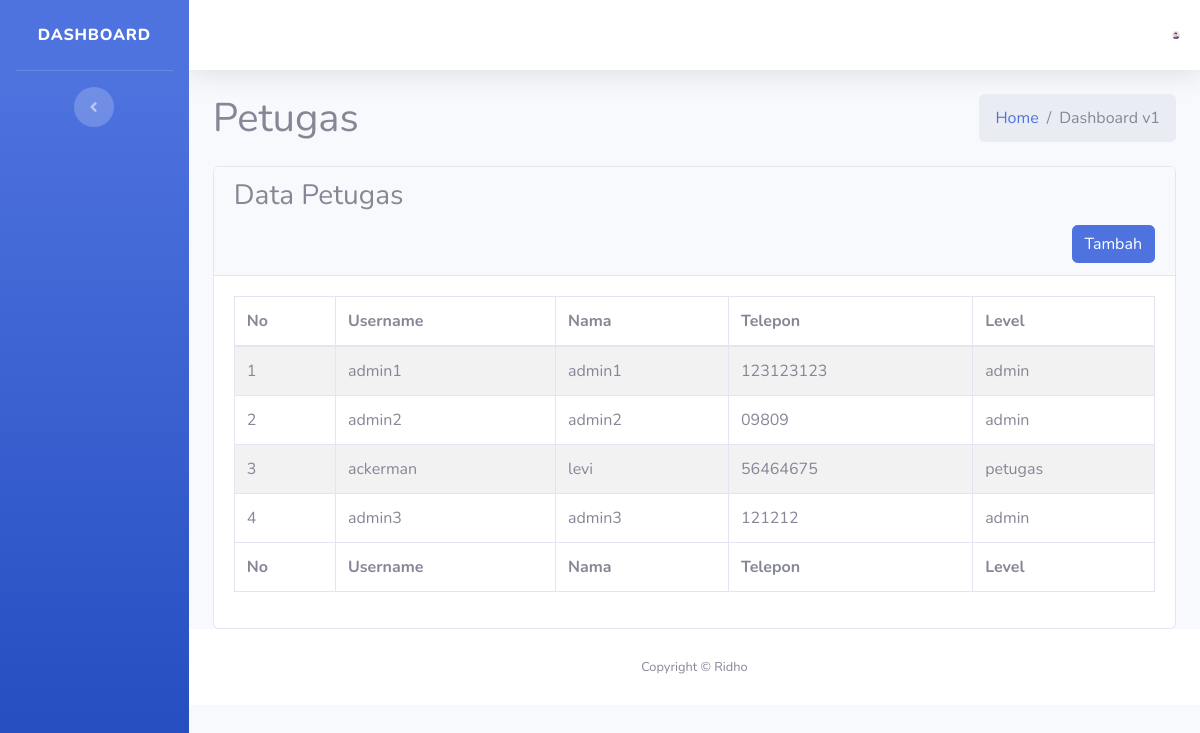
The page /index.php/c_ridho_admin/petugas on the database its author committed.
### tables this page shows
CREATE TABLE `petugas` (
  `id_petugas` int(11) NOT NULL,
  `nama_petugas` varchar(35) NOT NULL,
  `username` varchar(25) NOT NULL,
  `password` varchar(128) NOT NULL,
  `telp` varchar(13) NOT NULL,
  `level` enum('admin','petugas') NOT NULL
);

### application/controllers/C_ridho_admin.php (called while the page is built, shortened)
<?php
class C_ridho_admin extends CI_Controller
{
  public function petugas()
  {
    $data['user'] = $this->db->get_where('petugas', ['username' => $this->session->userdata('username')])->row_array();
    $data['petugas'] = $this->db->get('petugas')->result_array();
    $this->load->view('template/temp_admin/v_admin_header', $data);
    $this->load->view('template/temp_admin/v_admin_sidebar', $data);
    $this->load->view('template/temp_admin/v_admin_topbar', $data);
    $this->load->view('admin/v_petugas', $data);
    $this->load->view('template/temp_admin/v_admin_footer', $data);
  }
}

### index.php (called while the page is built, shortened)
<?php
require_once BASEPATH.'core/CodeIgniter.php';

### application/views/admin/v_petugas.php (the view, shortened to what this page needs)
<div class="wrapper">
    <div class="content-wrapper">
        <div class="content-header">
            <div class="container-fluid">
                <div class="row mb-2">
                    <div class="col-sm-6">
                        <h1 class="m-0">Petugas</h1>
                    </div>
                    <div class="col-sm-6">
                        <ol class="breadcrumb float-sm-right">
                            <li class="breadcrumb-item"><a href="#">Home</a></li>
                            <li class="breadcrumb-item active">Dashboard v1</li>
                        </ol>
                    </div>
                </div>
            </div>
        </div>
        <section class="content">
            <div class="container-fluid">
                <div class="card">
                    <div class="card-header">
                        <h3 class="card-title">Data Petugas</h3>
                        <a class="btn btn-primary float-right" href="<?= base_url('auth/admin_register') ?>" role="button">Tambah</a>
                    </div>
                    <div class="card-body">
                        <table id="example1" class="table table-bordered table-striped">
                            <thead>
                                <tr>
                                    <th>No</th>
                                    <th>Username</th>
                                    <th>Nama</th>
                                    <th>Telepon</th>
                                    <th>Level</th>
                                </tr>
                            </thead>
                            <?php $i = 1 ?>
                            <?php foreach ($petugas as $al) : ?>
                                <tr>
                                    <td><?= $i ?></td>
                                    <td><?= $al['username'] ?></td>
                                    <td><?= $al['nama_petugas'] ?></td>
                                    <td><?= $al['telp'] ?></td>
                                    <td><?= $al['level'] ?></td>
                                </tr>
                            <?php $i++;
                            endforeach ?>
                            <tfoot>
                                <tr>
                                    <th>No</th>
                                    <th>Username</th>
                                    <th>Nama</th>
                                    <th>Telepon</th>
                                    <th>Level</th>
                                </tr>
                            </tfoot>
                        </table>
                    </div>
                </div>
            </div>
        </section>
    </div>
     <footer class="sticky-footer bg-white">
                <div class="container my-auto">
                    <div class="copyright text-center my-auto">
                        <span>Copyright &copy; Ridho</span>
                    </div>
                </div>
            </footer>

### rows shown on the page
petugas: username "admin1", nama_petugas "admin1", telp "123123123", level "admin"
petugas: username "admin2", nama_petugas "admin2", telp "09809", level "admin"
petugas: username "ackerman", nama_petugas "levi", telp "56464675", level "petugas"
petugas: username "admin3", nama_petugas "admin3", telp "121212", level "admin"
